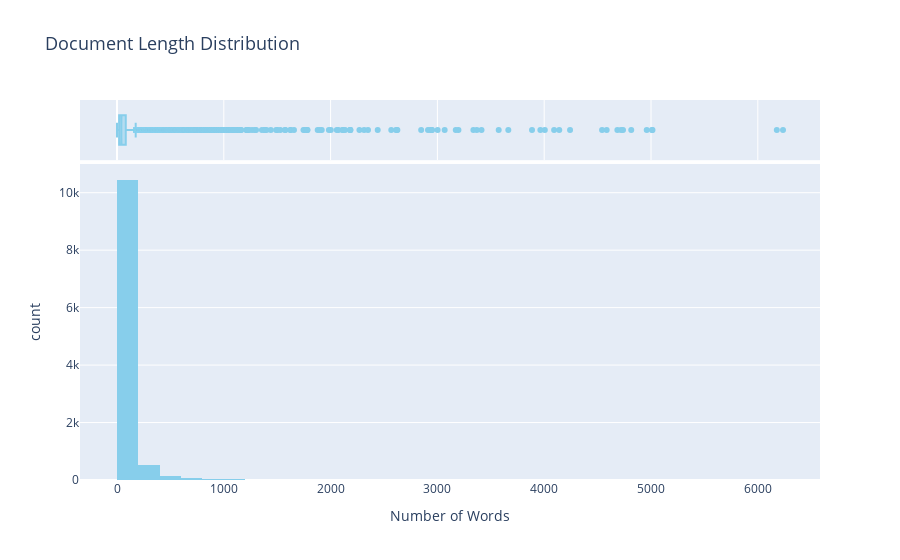
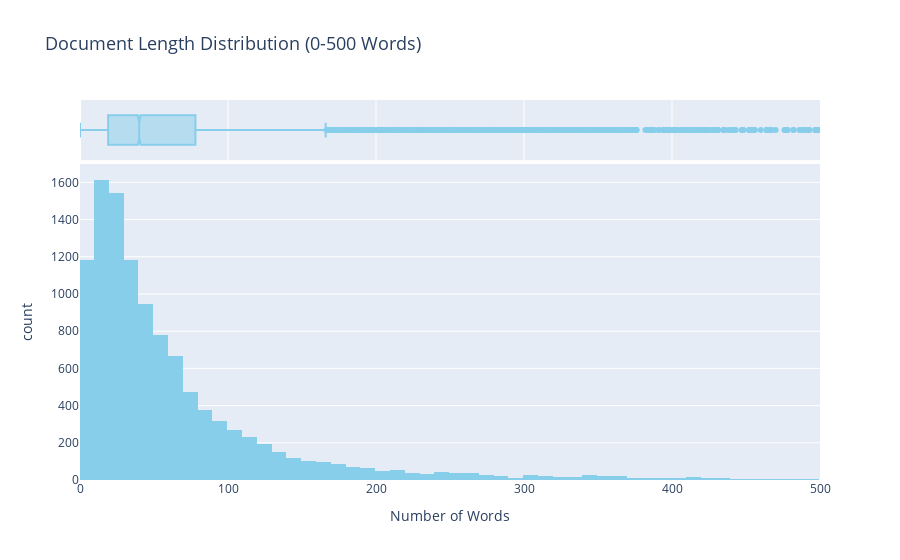
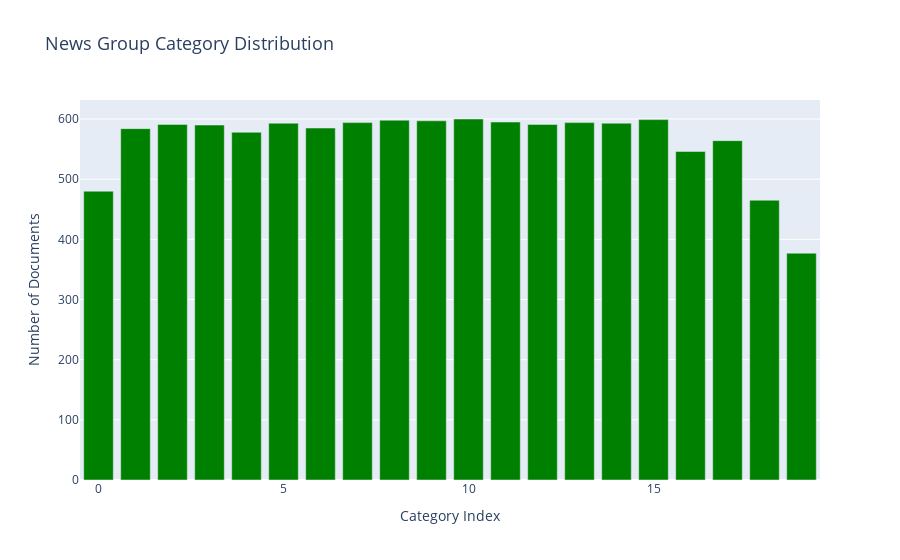

The notebook cell these images were saved under, in order:
### Markdown cell above
## Data Exploration

### Code cell
def explore_language():
    """
    Conducts a comprehensive analysis of the 20 Newsgroups dataset, including data cleansing,
    visualization of document length distribution, topic modeling, and category distribution.
    
    Returns:
        dict: A dictionary containing cleaned texts, topic insights, document lengths, 
              LDA output, LDA model, feature names, vectorizer, and TF-IDF matrix.
    """
    
    # Display basic metrics
    print("Language Analysis Report")
    print(f"Total Documents: {len(cleaned_texts)}")
    print(f"Number of Categories: {len(train_data.target_names)}")
    
    # Analyze document lengths
    doc_lengths = [len(text.split()) for text in cleaned_texts]
    
    # Visualize document length distribution
    fig_length = px.histogram(
        x=doc_lengths,
        nbins=50,
        title='Document Length Distribution',
        labels={'x': 'Number of Words', 'y': 'Number of Documents'},
        color_discrete_sequence=['skyblue'],
        marginal='box'
    )
    fig_length.update_layout(
        title_font_size=18,
        xaxis_title_font_size=14,
        yaxis_title_font_size=14
    )
    fig_length.show()

    # Visualize document length distribution with a range of 0-500 words
    filtered_lengths = [length for length in doc_lengths if length <= 500]
    fig_length_filtered = px.histogram(
        x=filtered_lengths,
        nbins=50,
        title='Document Length Distribution (0-500 Words)',
        labels={'x': 'Number of Words', 'y': 'Number of Documents'},
        color_discrete_sequence=['skyblue'],
        marginal='box',
        range_x=[0, 500]
    )
    fig_length_filtered.update_layout(
        title_font_size=18,
        xaxis_title_font_size=14,
        yaxis_title_font_size=14
    )
    fig_length_filtered.show()
    
    # Vectorize the text using TF-IDF
    vectorizer = TfidfVectorizer(
        max_df=0.90,
        min_df=3,
        max_features=10000,
        stop_words='english')
    tfidf_matrix = vectorizer.fit_transform(cleaned_texts)
    
    # Perform topic modeling using Latent Dirichlet Allocation (LDA)
    lda_model = LatentDirichletAllocation(n_components=6, random_state=42)
    lda_output = lda_model.fit_transform(tfidf_matrix)
    
    # Extract feature names for topic analysis
    feature_names = vectorizer.get_feature_names_out()
    
    # Visualize category distribution
    category_counts = pd.Series(train_data.target).value_counts()
    fig_category = px.bar(
        x=category_counts.index,
        y=category_counts.values,
        title='News Group Category Distribution',
        labels={'x': 'Category Index', 'y': 'Number of Documents'},
        color_discrete_sequence=['green']
    )
    fig_category.update_layout(
        title_font_size=18,
        xaxis_title_font_size=14,
        yaxis_title_font_size=14
    )
    fig_category.show()

    # Get the top keywords for the corpus
    tfidf_sums = tfidf_matrix.sum(axis=0).A1
    keywords = sorted(zip(tfidf_sums, feature_names), reverse=True)[:10]

    # Display the top words for each topic
    print("\nTop Words for Each Topic:")
    topic_insights = []
    for topic_idx, topic in enumerate(lda_model.components_):
        top_features_ind = topic.argsort()[:-11:-1]
        top_features = [feature_names[i] for i in top_features_ind]
        topic_insights.append({
            'theme_number': topic_idx + 1,
            'top_words': top_features
        })
        print(f"Topic {topic_idx + 1}: {', '.join(top_features)}")
    
    # Display comprehensive insights
    print("\nComprehensive Insights")
    print(f"Unique Linguistic Features: {len(feature_names)}")
    print(f"Average Document Length: {np.mean(doc_lengths):.2f} words")
    print(f"Median Document Length: {np.median(doc_lengths):.2f} words")
    
    return {
        'cleaned_texts': cleaned_texts,
        'topic_insights': topic_insights,
        'document_lengths': doc_lengths,
        'lda_output': lda_output,
        'lda_model': lda_model,
        'feature_names': feature_names,
        'vectorizer': vectorizer,
        'tfidf_matrix': tfidf_matrix,
        'keywords': keywords,
        'fig_length': fig_length,
        'fig_length_filtered': fig_length_filtered,
        'fig_category': fig_category
    }
analysis_results = explore_language()

with open('./assets/analysis_results.pkl', 'wb') as file:
    pickle.dump(analysis_results, file)

### Figure 1 — Plotly figure (JSON) as saved in the notebook; plotly's stock layout.template omitted (floating-point values rounded to 4 significant figures; data arrays with more than 128 entries replaced by an {"elided": "..."} marker saying what was removed)
{"data": [{"alignmentgroup": "True", "bingroup": "x", "hovertemplate": "Number of Words=%{x}<br>count=%{y}<extra></extra>", "legendgroup": "", "marker": {"color": "skyblue", "pattern": {"shape": ""}}, "name": "", "nbinsx": 50, "offsetgroup": "", "orientation": "v", "showlegend": false, "type": "histogram", "x": {"elided": "11314 int values"}, "xaxis": "x", "yaxis": "y"}, {"alignmentgroup": "True", "hovertemplate": "Number of Words=%{x}<extra></extra>", "legendgroup": "", "marker": {"color": "skyblue"}, "name": "", "notched": true, "offsetgroup": "", "showlegend": false, "type": "box", "x": {"elided": "11314 int values"}, "xaxis": "x2", "yaxis": "y2"}], "layout": {"barmode": "relative", "legend": {"tracegroupgap": 0}, "title": {"font": {"size": 18}, "text": "Document Length Distribution"}, "xaxis": {"anchor": "y", "domain": [0, 1], "title": {"font": {"size": 14}, "text": "Number of Words"}}, "xaxis2": {"anchor": "y2", "domain": [0, 1], "matches": "x", "showgrid": true, "showticklabels": false}, "yaxis": {"anchor": "x", "domain": [0, 0.8316], "title": {"font": {"size": 14}, "text": "count"}}, "yaxis2": {"anchor": "x2", "domain": [0.8416, 1], "matches": "y2", "showgrid": false, "showline": false, "showticklabels": false, "ticks": ""}}}

### Figure 2 — Plotly figure (JSON) as saved in the notebook; plotly's stock layout.template omitted (floating-point values rounded to 4 significant figures; data arrays with more than 128 entries replaced by an {"elided": "..."} marker saying what was removed)
{"data": [{"alignmentgroup": "True", "bingroup": "x", "hovertemplate": "Number of Words=%{x}<br>count=%{y}<extra></extra>", "legendgroup": "", "marker": {"color": "skyblue", "pattern": {"shape": ""}}, "name": "", "nbinsx": 50, "offsetgroup": "", "orientation": "v", "showlegend": false, "type": "histogram", "x": {"elided": "11074 int values"}, "xaxis": "x", "yaxis": "y"}, {"alignmentgroup": "True", "hovertemplate": "Number of Words=%{x}<extra></extra>", "legendgroup": "", "marker": {"color": "skyblue"}, "name": "", "notched": true, "offsetgroup": "", "showlegend": false, "type": "box", "x": {"elided": "11074 int values"}, "xaxis": "x2", "yaxis": "y2"}], "layout": {"barmode": "relative", "legend": {"tracegroupgap": 0}, "title": {"font": {"size": 18}, "text": "Document Length Distribution (0-500 Words)"}, "xaxis": {"anchor": "y", "domain": [0, 1], "range": [0, 500], "title": {"font": {"size": 14}, "text": "Number of Words"}}, "xaxis2": {"anchor": "y2", "domain": [0, 1], "matches": "x", "showgrid": true, "showticklabels": false}, "yaxis": {"anchor": "x", "domain": [0, 0.8316], "title": {"font": {"size": 14}, "text": "count"}}, "yaxis2": {"anchor": "x2", "domain": [0.8416, 1], "matches": "y2", "showgrid": false, "showline": false, "showticklabels": false, "ticks": ""}}}

### Figure 3 — Plotly figure (JSON) as saved in the notebook; plotly's stock layout.template omitted (floating-point values rounded to 4 significant figures)
{"data": [{"alignmentgroup": "True", "hovertemplate": "Category Index=%{x}<br>Number of Documents=%{y}<extra></extra>", "legendgroup": "", "marker": {"color": "green", "pattern": {"shape": ""}}, "name": "", "offsetgroup": "", "orientation": "v", "showlegend": false, "textposition": "auto", "type": "bar", "x": [10, 15, 8, 9, 11, 7, 13, 5, 14, 2, 12, 3, 6, 1, 4, 17, 16, 0, 18, 19], "xaxis": "x", "y": [600, 599, 598, 597, 595, 594, 594, 593, 593, 591, 591, 590, 585, 584, 578, 564, 546, 480, 465, 377], "yaxis": "y"}], "layout": {"barmode": "relative", "legend": {"tracegroupgap": 0}, "title": {"font": {"size": 18}, "text": "News Group Category Distribution"}, "xaxis": {"anchor": "y", "domain": [0, 1], "title": {"font": {"size": 14}, "text": "Category Index"}}, "yaxis": {"anchor": "x", "domain": [0, 1], "title": {"font": {"size": 14}, "text": "Number of Documents"}}}}
